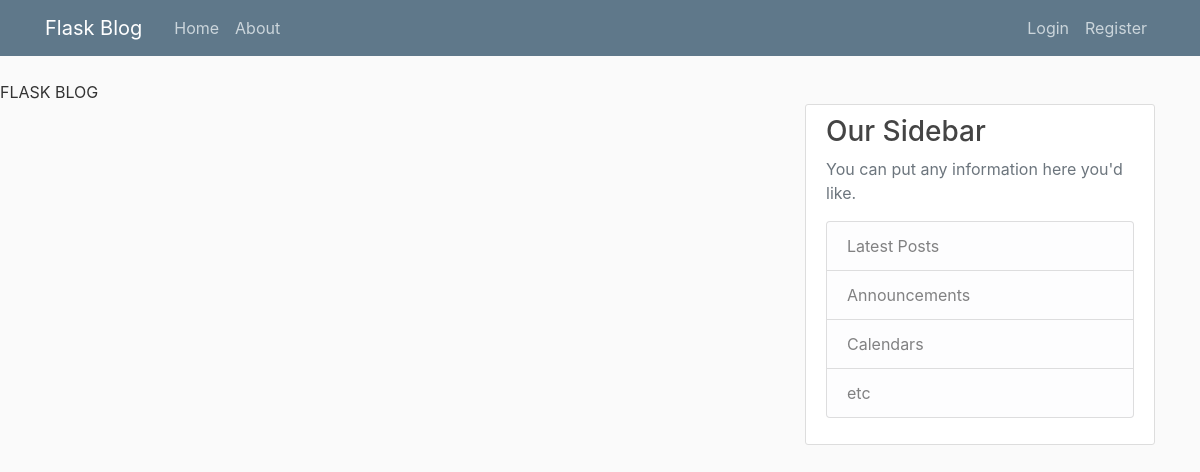
Page /home on the earlier database version.
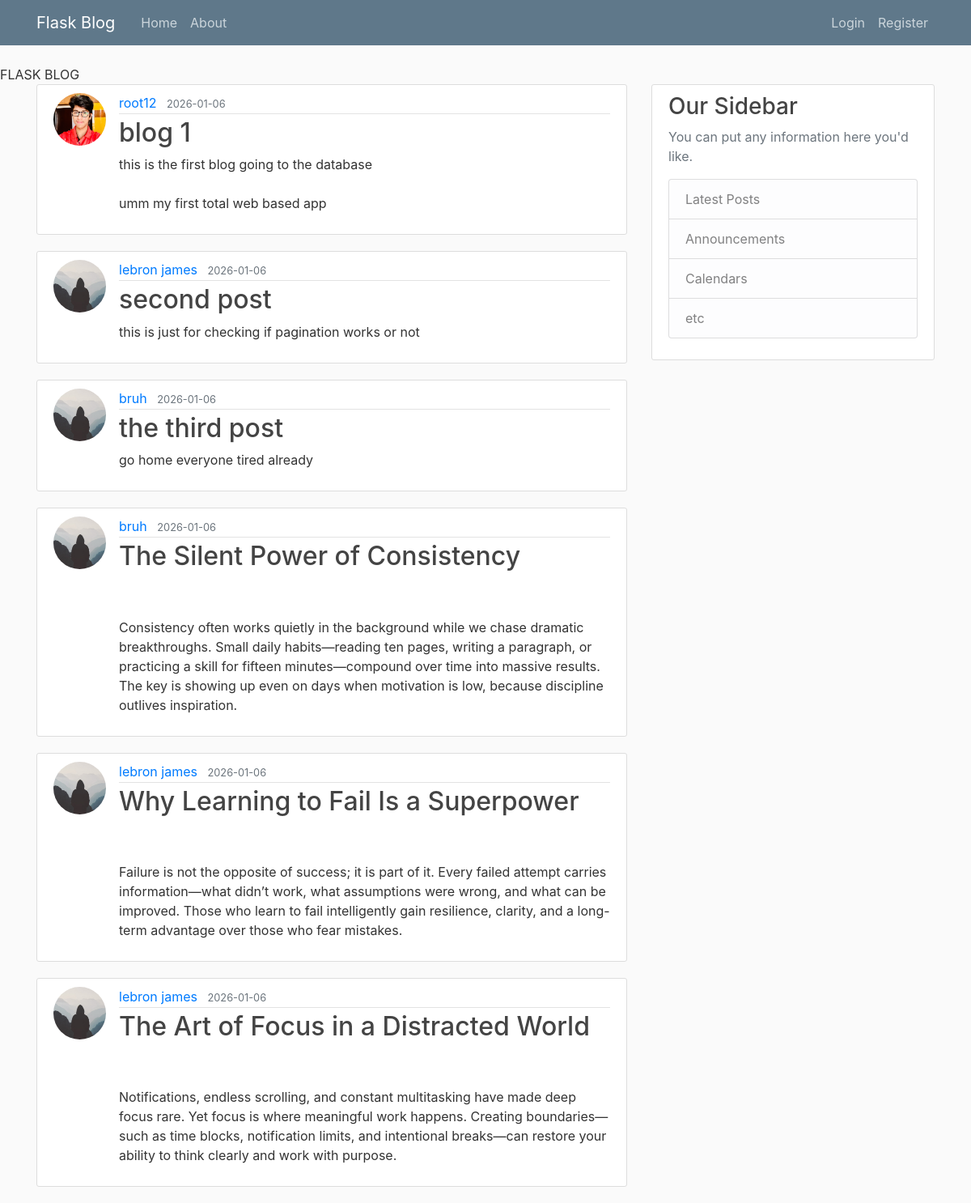
Same page on the later database version.
### app/models.py (models this page shows, shortened)
class Post(db.Model):
        id=db.Column(db.Integer,primary_key=True)
        title=db.Column(db.String(100),nullable=False)
        date_posted=db.Column(db.DateTime,nullable=False,default=datetime.utcnow)
        content=db.Column(db.Text,nullable=False)
        user_id=db.Column(db.Integer,db.ForeignKey('user.id'),nullable=False)

class User(db.Model,UserMixin):#usermixin is used to add flask login functionality to the suer model
    id=db.Column(db.Integer,primary_key=True)
    username=db.Column(db.String(20),unique=True,nullable=False)
    email=db.Column(db.String(120),unique=True,nullable=False)
    image_file=db.Column(db.String(20),nullable=False,default='default.jpeg')
    password=db.Column(db.String(60),nullable=False)
    posts=db.relationship('Post',backref='author',lazy=True) # we use this to create relationship between user and post like one to many relationship and the backref is used to add a column tto the post table which will reference the user who created the post and lazy is used to tell sqlalchemy when to load the data from the database

### app/routes.py (the view)
@app.route('/')
@app.route('/home')
def home():
    posts=Post.query.all()
    return render_template('home.html',posts=posts)

### app/templates/home.html
{% extends "layout.html" %}
{% block content %}
{% for post in posts %}
<article class="media content-section">
    <img class="rounded-circle article-img"
        src="{{ url_for('static', filename='profile_pics/' + post.author.image_file) }}">
    <div class="media-body">
        <div class="article-metadata">
            <a class="mr-2" href="#">{{ post.author.username }}</a>
            <small class="text-muted">{{ post.date_posted.strftime('%Y-%m-%d') }}</small>
        </div>
        <h2><a class="article-title" href="{{ url_for('post',post_id=post.id)}}">{{ post.title }}</a></h2>
        <p class="article-content">{{ post.content }}</p>
    </div>
</article>
{% endfor %}
{% endblock content %}

### app/templates/layout.html (shortened to what this page needs)
<!DOCTYPE html>
<html lang="en">
<head>
    <link rel="stylesheet" href="https://maxcdn.bootstrapcdn.com/bootstrap/4.0.0/css/bootstrap.min.css"
>
    <link rel="stylesheet" type="text/css" href="{{ url_for('static',filename='main.css')}}" {% if title %} <title>FLASK
    BLOG -{{ title }}</title>
    {% else %}
    <title>FLASK BLOG </title>
    {% endif %}
</head>
<body>
    <header class="site-header">
        <nav class="navbar navbar-expand-md navbar-dark bg-steel fixed-top">
            <div class="container">
                <a class="navbar-brand mr-4" href="/">Flask Blog</a>
                <div class="collapse navbar-collapse" id="navbarToggle">
                    <div class="navbar-nav mr-auto">
                        <a class="nav-item nav-link" href="{{ url_for('home') }}">Home</a>
                        <a class="nav-item nav-link" href="{{ url_for('about') }}">About</a>
                    </div>
                    <div class="navbar-nav">
                        {% if current_user.is_authenticated %}
                        <a class="nav-item nav-link" href="{{ url_for('new_post') }}">NEW POST</a>
                        <a class="nav-item nav-link" href="{{ url_for('account') }}">Account</a>
                        <a class="nav-item nav-link" href="{{ url_for('logout') }}">Logout</a>
                        {% else %}
                        <a class="nav-item nav-link" href="{{ url_for('login') }}">Login</a>
                        <a class="nav-item nav-link" href="{{ url_for('register') }}">Register</a>
                        {% endif %}
                    </div>
                </div>
            </div>
        </nav>
    </header>
    <main role="main" class="container">
        <div class="row">
            <div class="col-md-8">
                {% block content %}{% endblock %}
            </div>
            <div class="col-md-4">
                <div class="content-section">
                    <h3>Our Sidebar</h3>
                    <p class='text-muted'>You can put any information here you'd like.
                    <ul class="list-group">
                        <li class="list-group-item list-group-item-light">Latest Posts</li>
                        <li class="list-group-item list-group-item-light">Announcements</li>
                        <li class="list-group-item list-group-item-light">Calendars</li>
                        <li class="list-group-item list-group-item-light">etc</li>
                    </ul>
                    </p>
                </div>
            </div>
        </div>
    </main>
</body>
</html>

### app/static/main.css (style rules this page uses)
body { background: #fafafa; color: #333333; margin-top: 5rem; }
h1, h2, h3, h4, h5, h6 { color: #444444; }
.bg-steel { background-color: #5f788a; }
.site-header .navbar-nav .nav-link { color: #cbd5db; }
.content-section { background: #ffffff; padding: 10px 20px; border: 1px solid #dddddd; border-radius: 3px; margin-bottom: 20px; }
.article-title { color: #444444; }
.article-content { white-space: pre-line; }
.article-img { height: 65px; width: 65px; margin-right: 16px; }
.article-metadata { padding-bottom: 1px; margin-bottom: 4px; border-bottom: 1px solid #e3e3e3 }

Differences in the rows shown:
added Post: image_file (picture), author.username "root12", date_posted "2026-01-06", title "blog 1", content "this is the first blog going to the database umm my first total web based app"
added Post: image_file (placeholder picture), author.username "lebron james", date_posted "2026-01-06", title "second post", content "this is just for checking if pagination works or not"
added Post: image_file (placeholder picture), author.username "bruh", date_posted "2026-01-06", title "the third post", content "go home everyone tired already"
added Post: image_file (placeholder picture), author.username "bruh", date_posted "2026-01-06", title "The Silent Power of Consistency", content "Consistency often works quietly in the background while we chase dramatic breakthroughs. Small daily habits—reading ten pages, writing a paragraph, or practicing a skill for fifteen minutes—compound over time into massive results. The key is showing up even on days when motivation is low, because discipline outlives inspiration."
added Post: image_file (placeholder picture), author.username "lebron james", date_posted "2026-01-06", title "Why Learning to Fail Is a Superpower", content "Failure is not the opposite of success; it is part of it. Every failed attempt carries information—what didn’t work, what assumptions were wrong, and what can be improved. Those who learn to fail intelligently gain resilience, clarity, and a long-term advantage over those who fear mistakes."
added Post: image_file (placeholder picture), author.username "lebron james", date_posted "2026-01-06", title "The Art of Focus in a Distracted World", content "Notifications, endless scrolling, and constant multitasking have made deep focus rare. Yet focus is where meaningful work happens. Creating boundaries—such as time blocks, notification limits, and intentional breaks—can restore your ability to think clearly and work with purpose."
